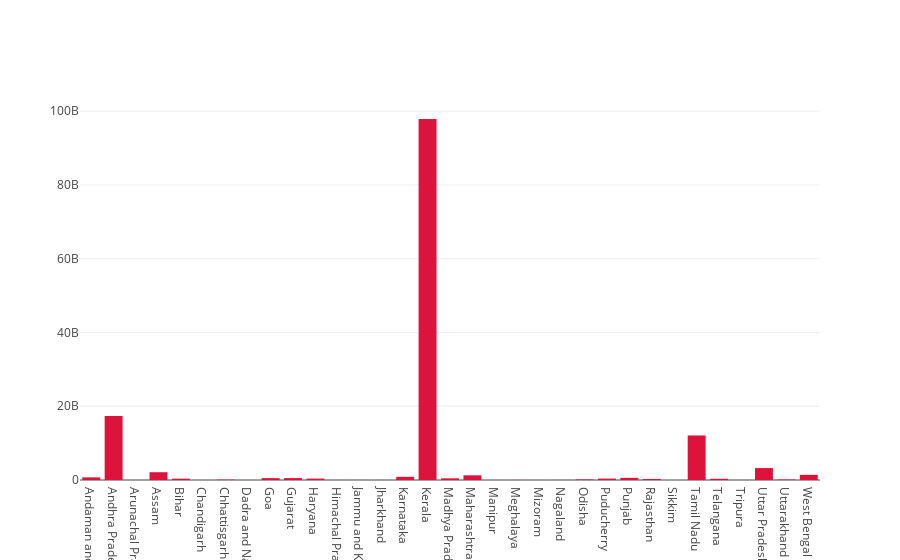

The cell this chart's notebook holds for it:
### Code cell
fig = go.Figure()
fig.add_trace(go.Bar(
    x=Statopro.index,
    y=Statopro.values,
    name='State_Name',
    marker_color='crimson'
))

fig.show()

### Figure 1 — Plotly figure (JSON) as saved in the notebook; plotly's stock layout.template omitted (floating-point values rounded to 4 significant figures)
{"data": [{"marker": {"color": "crimson"}, "name": "State_Name", "type": "bar", "uid": "53a0a8af-dcad-4062-96ac-4035a71af55d", "x": ["Andaman and Nicobar Islands", "Andhra Pradesh", "Arunachal Pradesh", "Assam", "Bihar", "Chandigarh", "Chhattisgarh", "Dadra and Nagar Haveli", "Goa", "Gujarat", "Haryana", "Himachal Pradesh", "Jammu and Kashmir ", "Jharkhand", "Karnataka", "Kerala", "Madhya Pradesh", "Maharashtra", "Manipur", "Meghalaya", "Mizoram", "Nagaland", "Odisha", "Puducherry", "Punjab", "Rajasthan", "Sikkim", "Tamil Nadu", "Telangana ", "Tripura", "Uttar Pradesh", "Uttarakhand", "West Bengal"], "y": [718200000.0, 17324590296, 6824000.0, 2111751759, 366500000.0, 63960.0, 101000000.0, 1847871, 505800000.0, 524291337, 381273890, 17810000.0, 13290000.0, 10780000.0, 863400000.0, 97880000000.0, 448800000.0, 1264000000.0, 5230917, 12112496, 1662000.0, 12765950, 160900000.0, 384724502, 586385001, 281300000.0, 2435735, 12080000000.0, 335147930, 12522917, 3234000000.0, 132177355, 1398000000.0]}], "layout": {}}
